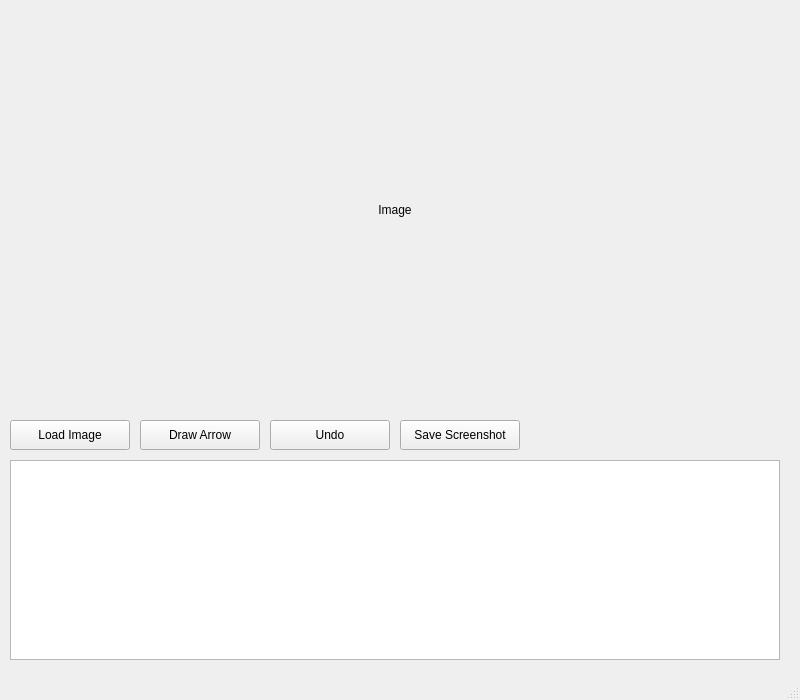
<?xml version="1.0" encoding="UTF-8"?>
<ui version="4.0">
 <class>MainWindow</class>
 <widget class="QMainWindow" name="MainWindow">
  <property name="geometry">
   <rect>
    <x>0</x>
    <y>0</y>
    <width>800</width>
    <height>700</height>
   </rect>
  </property>
  <property name="windowTitle">
   <string>Annotation with Arrows</string>
  </property>
  <widget class="QWidget" name="centralwidget">
   <!-- 图像显示 -->
   <widget class="QLabel" name="image_label">
    <property name="geometry">
     <rect>
      <x>10</x>
      <y>10</y>
      <width>770</width>
      <height>400</height>
     </rect>
    </property>
    <property name="text">
     <string>Image</string>
    </property>
    <property name="alignment">
     <set>Qt::AlignCenter</set>
    </property>
   </widget>
   <!-- 上传图片按钮 -->
   <widget class="QPushButton" name="button_load_image">
    <property name="geometry">
     <rect>
      <x>10</x>
      <y>420</y>
      <width>120</width>
      <height>30</height>
     </rect>
    </property>
    <property name="text">
     <string>Load Image</string>
    </property>
   </widget>
   <!-- 操作按钮 -->
   <widget class="QPushButton" name="button_draw_arrow">
    <property name="geometry">
     <rect>
      <x>140</x>
      <y>420</y>
      <width>120</width>
      <height>30</height>
     </rect>
    </property>
    <property name="text">
     <string>Draw Arrow</string>
    </property>
   </widget>
   <widget class="QPushButton" name="button_undo">
    <property name="geometry">
     <rect>
      <x>270</x>
      <y>420</y>
      <width>120</width>
      <height>30</height>
    </rect>
    </property>
    <property name="text">
     <string>Undo</string>
    </property>
   </widget>
   <widget class="QPushButton" name="button_save_screenshot">
    <property name="geometry">
     <rect>
      <x>400</x>
      <y>420</y>
      <width>120</width>
      <height>30</height>
    </rect>
    </property>
    <property name="text">
     <string>Save Screenshot</string>
    </property>
   </widget>
   <!-- 日志窗口 -->
   <widget class="QTextEdit" name="log_window">
    <property name="geometry">
     <rect>
      <x>10</x>
      <y>460</y>
      <width>770</width>
      <height>200</height>
    </rect>
    </property>
   </widget>
  </widget>
  <widget class="QMenuBar" name="menubar">
   <property name="geometry">
    <rect>
     <x>0</x>
     <y>0</y>
     <width>800</width>
     <height>23</height>
    </rect>
   </property>
  </widget>
  <widget class="QStatusBar" name="statusbar"/>
 </widget>
 <resources/>
 <connections/>
</ui>
